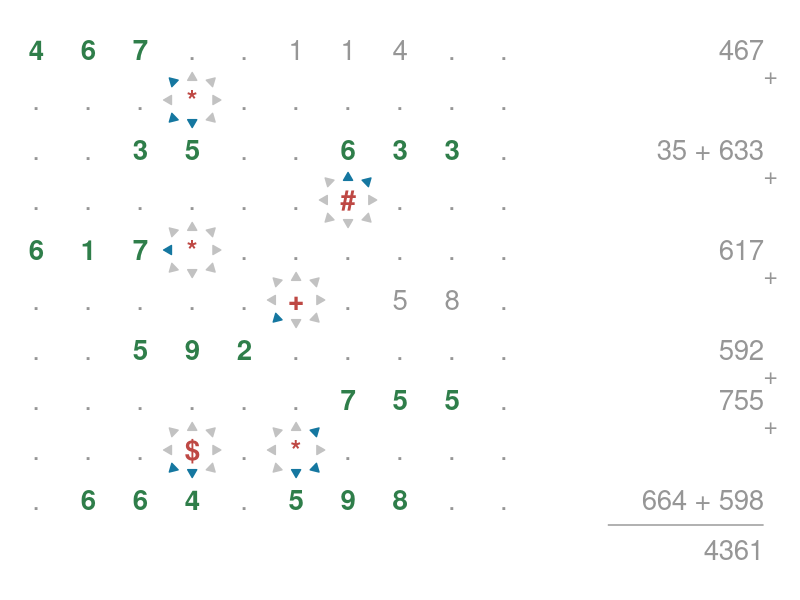

R code for this plot:
## ---- chunk 1
#| fig-width: 5.5
#| fig-height: 4
#| dpi: 72
#| code-fold: true
#| code-summary: "Figure Source"
#| warning: false
library(tidyverse)

df <-
  read_lines("467..114..
...*......
..35..633.
......#...
617*......
.....+.58.
..592.....
......755.
...$.*....
.664.598.."
) |>
  str_split("") |>
  map(enframe, name = "col") |>
  list_rbind(names_to = "row") |>
  mutate(
    color = case_when(
      value %in% c("*", "#", "+", "$") ~ "#BE4844",
      row == 1 & col > 5 ~ "#969696",
      row == 6 ~ "#969696",
      !is.na(as.numeric(value)) ~ "#2F7E4A",
      .default = "#969696"
    ),
    fontface = case_when(
      color != "#969696" ~ "bold",
      .default = "plain"
    )
  )

add <- function(row, label, plus = TRUE) {
  component <- annotate(
    geom = "text",
    x = 15,
    y = row,
    size = 7,
    hjust = "right",
    vjust = "middle",
    color = "#969696",
    label = label
  )
  if (plus) {
    component <- list(
      component, 
      annotate(
        geom = "text",
        x = 15,
        y = row + 0.5,
        size = 6,
        hjust = "left",
        vjust = "middle",
        color = "#969696",
        label = "+"
      )
    )
  }
  component
}

neighbors <- function(row, col, highlight = character()) {
  draw_arrow <- function(direction) {
    dr <- 0.55 * (str_detect(direction, "S") - str_detect(direction, "N"))
    dc <- 0.55 * (str_detect(direction, "E") - str_detect(direction, "W"))
    if (dr != 0 && dc != 0) {
      dr <- dr * 0.8
      dc <- dc * 0.8
    }
    annotate(
      geom = "segment",
      x = col + dc,
      xend = col + (dc * 1.00001),
      y = row + dr,
      yend = row + (dr * 1.00001),
      #size = 1,
      color = ifelse(direction %in% highlight, "#1577A0", "#C2C2C2"),
      arrow = arrow(length = unit(0.015, "npc"), type = "closed")
    )
  }
  map(c("N", "NE", "E", "SE", "S", "SW", "W", "NW"), draw_arrow)
}

df |>
  ggplot(aes(col, row, label = value, fontface = fontface, col = I(color))) +
  geom_text(size = 7) +
  scale_y_reverse(
    limits = c(12, 0),
    expand = c(0, 0)
  ) +
  add(1, "467") +
  add(3, "35 + 633") +
  add(5, "617") +
  add(7, "592") +
  add(8, "755") +
  add(10, "664 + 598", plus = FALSE) +
  add(11, "4361", plus = FALSE) +
  neighbors(2, 4, c("S", "SW", "NW")) +
  neighbors(4, 7, c("N", "NE")) +
  neighbors(5, 4, c("W")) +
  neighbors(6, 6, c("SW")) +
  neighbors(9, 4, c("S", "SW")) +
  neighbors(9, 6, c("NE", "SE", "S")) +
  annotate(
    geom = "segment",
    x = 12,
    xend = 15,
    y = 10.5,
    yend = 10.5,
    color = "#969696"
  ) +
  theme_void()
